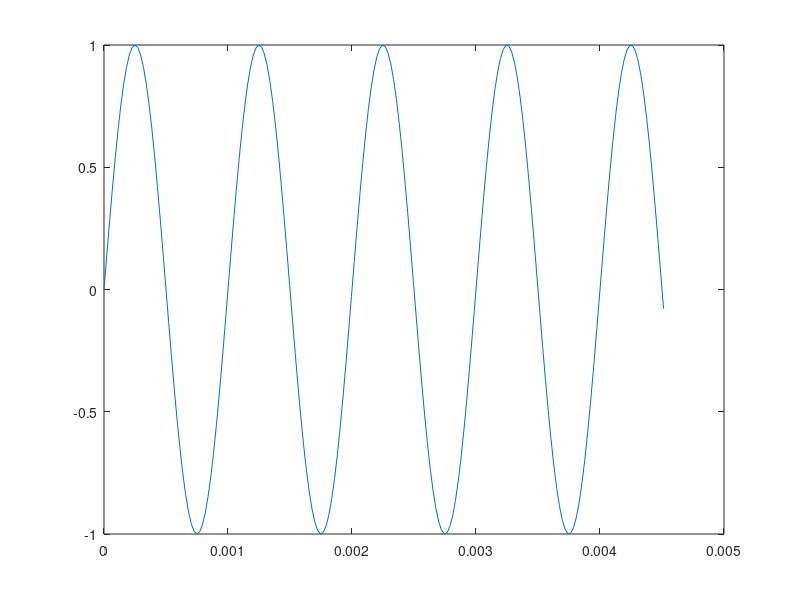

Recreate this plot in MATLAB.
% Generate a 1 kHz sine waveform with a 10 seconds duration
Fs = 44.1e3; % one of the standard sampling freq. for audio signals
Tm = 1200; % max duration in seconds
Nm = Fs*Tm; % the max number of sampling points
t = (0:Nm)/Fs; % t-axis
A0 = 1; % Amplitude of the signal
f0 = 1e3; % frequency of the signal in Hz
x_t = A0*sin(2*pi*f0*t);
nn = 1:200; plot(t(nn),x_t(nn))
sound(x_t, Fs); %sends x_t with FS out to the speaker. Note -1.0<=x_t<=1.0